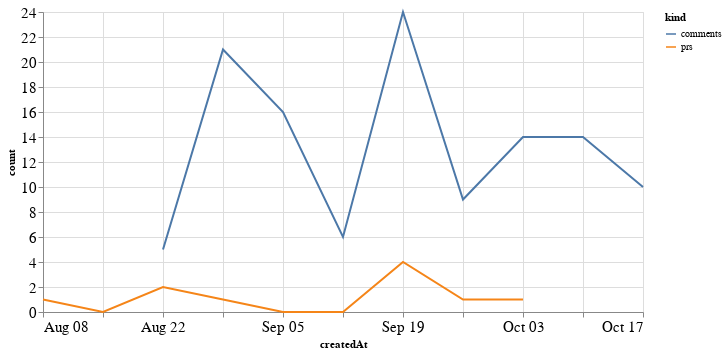

The code cell stored with this chart in its notebook:
### Code cell
alt.Chart(total_time, width=600).mark_line().encode(
    x='createdAt',
    y='count',
    color='kind'
)

### Figure 1 — Vega-Lite specification as saved in the notebook (floating-point values rounded to 4 significant figures)
{"config": {"axisLeft": {"labelFontSize": 15}, "axisBottom": {"labelFontSize": 15}}, "data": {"name": "data-b14ce069b46ef27285485bc2ea5bdca8"}, "mark": "line", "encoding": {"color": {"type": "nominal", "field": "kind"}, "x": {"type": "temporal", "field": "createdAt"}, "y": {"type": "quantitative", "field": "count"}}, "width": 600, "$schema": "https://vega.github.io/schema/vega-lite/v4.8.1.json", "datasets": {"data-b14ce069b46ef27285485bc2ea5bdca8": [{"createdAt": "2021-08-08T00:00:00", "kind": "prs", "count": 1.0}, {"createdAt": "2021-08-15T00:00:00", "kind": "prs", "count": 0.0}, {"createdAt": "2021-08-22T00:00:00", "kind": "prs", "count": 2.0}, {"createdAt": "2021-08-29T00:00:00", "kind": "prs", "count": 1.0}, {"createdAt": "2021-09-05T00:00:00", "kind": "prs", "count": 0.0}, {"createdAt": "2021-09-12T00:00:00", "kind": "prs", "count": 0.0}, {"createdAt": "2021-09-19T00:00:00", "kind": "prs", "count": 4.0}, {"createdAt": "2021-09-26T00:00:00", "kind": "prs", "count": 1.0}, {"createdAt": "2021-10-03T00:00:00", "kind": "prs", "count": 1.0}, {"createdAt": "2021-10-10T00:00:00", "kind": "prs", "count": null}, {"createdAt": "2021-10-17T00:00:00", "kind": "prs", "count": null}, {"createdAt": "2021-08-08T00:00:00", "kind": "comments", "count": null}, {"createdAt": "2021-08-15T00:00:00", "kind": "comments", "count": null}, {"createdAt": "2021-08-22T00:00:00", "kind": "comments", "count": 5.0}, {"createdAt": "2021-08-29T00:00:00", "kind": "comments", "count": 21.0}, {"createdAt": "2021-09-05T00:00:00", "kind": "comments", "count": 16.0}, {"createdAt": "2021-09-12T00:00:00", "kind": "comments", "count": 6.0}, {"createdAt": "2021-09-19T00:00:00", "kind": "comments", "count": 24.0}, {"createdAt": "2021-09-26T00:00:00", "kind": "comments", "count": 9.0}, {"createdAt": "2021-10-03T00:00:00", "kind": "comments", "count": 14.0}, {"createdAt": "2021-10-10T00:00:00", "kind": "comments", "count": 14.0}, {"createdAt": "2021-10-17T00:00:00", "kind": "comments", "count": 10.0}]}}
